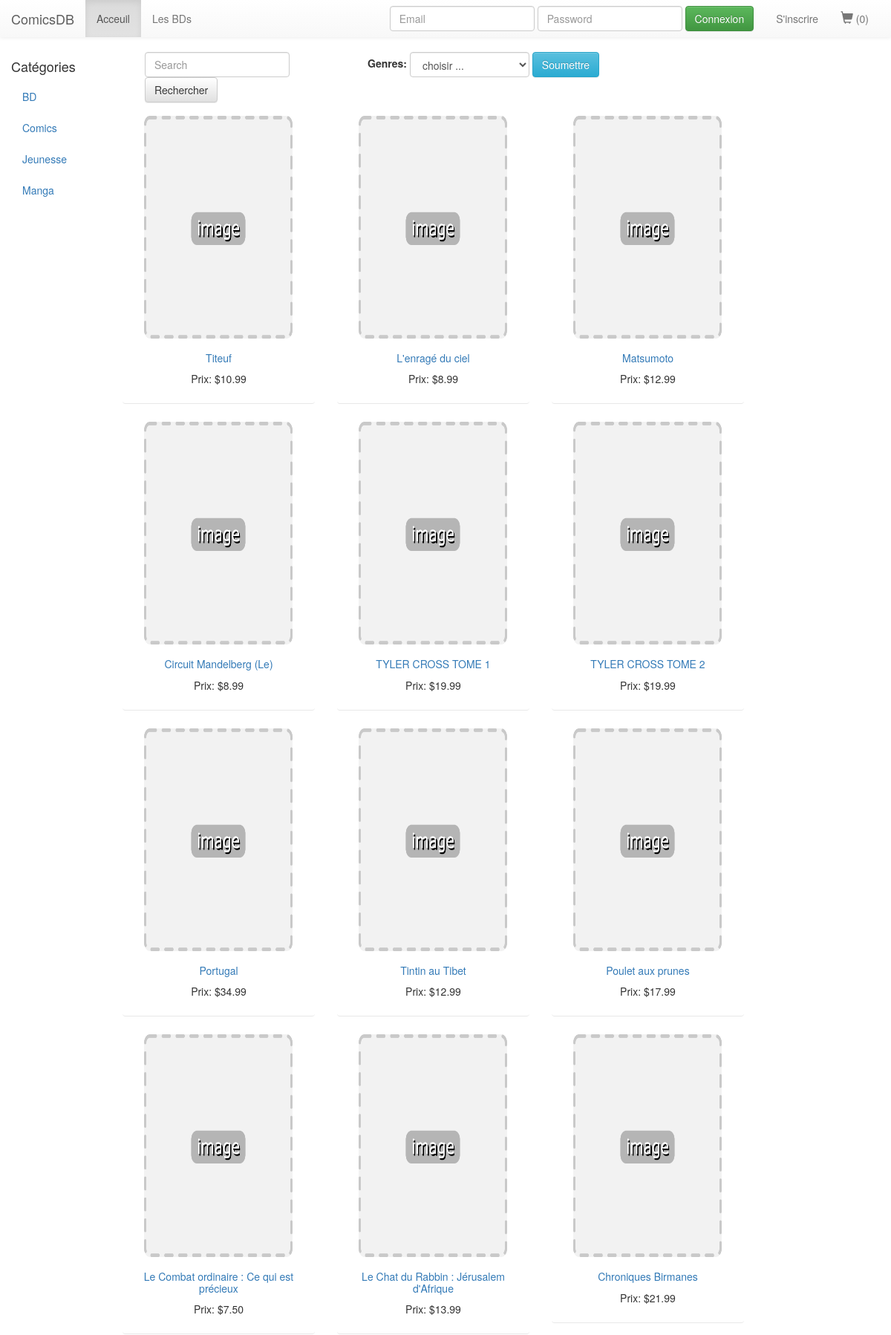
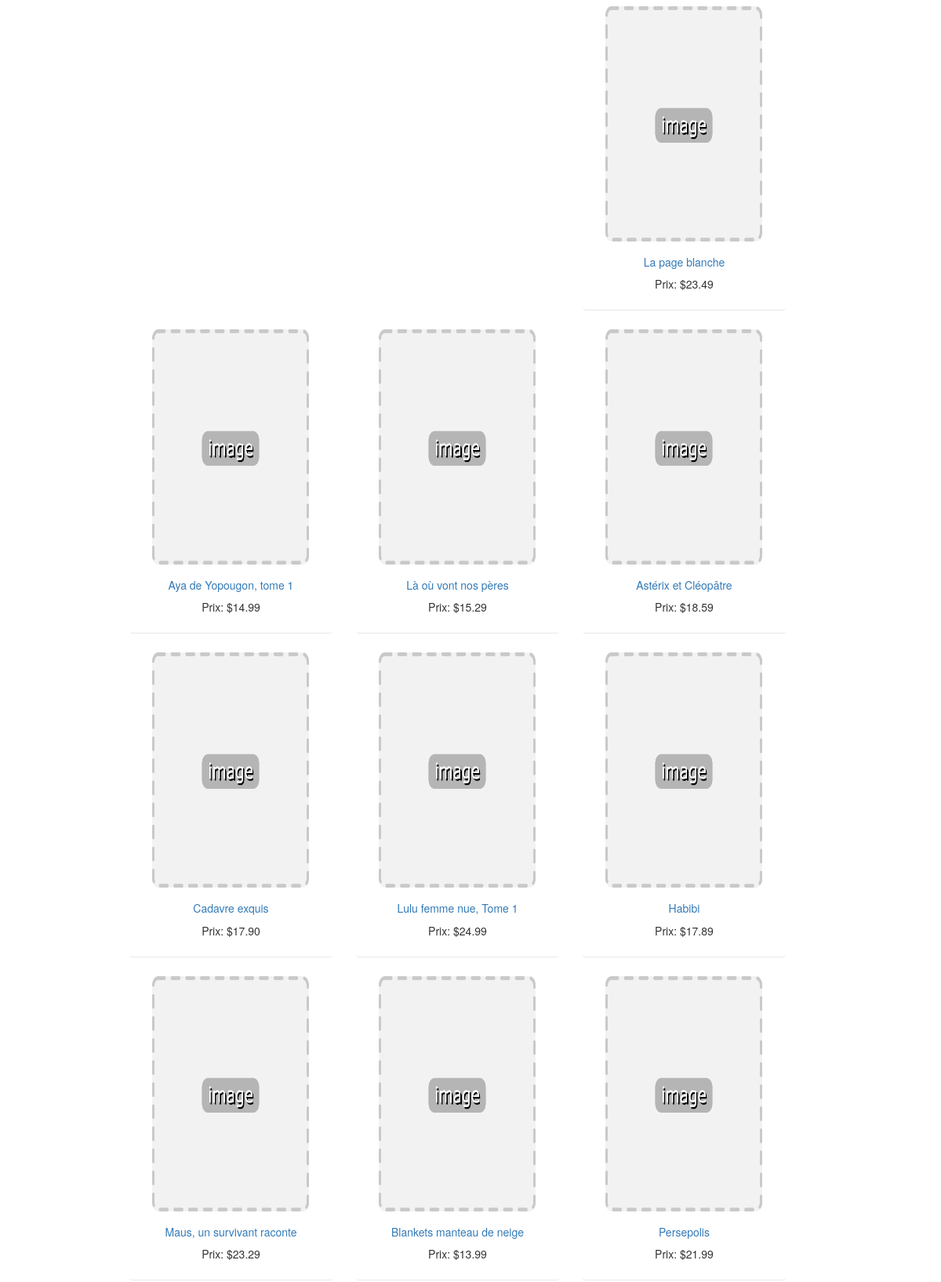
The page / (upper part) on the database its author committed (2 pictures, top to bottom).
### tables this page shows
CREATE TABLE IF NOT EXISTS `categories` (
  `category_id` tinyint(3) unsigned NOT NULL AUTO_INCREMENT,
  `name` varchar(20) NOT NULL,
  PRIMARY KEY (`category_id`),
  KEY `name` (`name`)
);

CREATE TABLE IF NOT EXISTS `comics` (
  `comic_id` mediumint(8) unsigned NOT NULL AUTO_INCREMENT,
  `publisher_id` mediumint(8) unsigned NOT NULL,
  `author_id` mediumint(9) unsigned NOT NULL,
  `category_id` tinyint(3) unsigned NOT NULL,
  `title` varchar(45) NOT NULL,
  `description` varchar(255) NOT NULL,
  `isbn` varchar(25) NOT NULL,
  `rating` float(10,2) NOT NULL,
  `price` decimal(10,2) NOT NULL,
  `cover_img_path` varchar(60) DEFAULT NULL,
  `preview_img_path` varchar(60) DEFAULT NULL,
  `publishing_date` datetime NOT NULL,
  PRIMARY KEY (`comic_id`),
  KEY `title` (`title`),
  KEY `price` (`price`),
  KEY `rating` (`rating`),
  KEY `publisher_id` (`publisher_id`),
  KEY `category_id` (`category_id`),
  KEY `author_id` (`author_id`)
);

### data/_categories.php (called while the page is built, shortened)
<?php
require_once '_dbConnect.php';
function get_categories($category_id = false)
{
    global $mysqli;
    $result = false;
    $table_categories = TB_CATEGORIES;
    $queryString = "SELECT * FROM $table_categories";
    $queryResult = $mysqli->query($queryString);
    if ($queryResult && ($queryResult->num_rows > 0)) {
        $result = array();
        while ($row = $queryResult->fetch_assoc()) {
            $result[] = $row;
        }
    }
    return $result;
}

### data/_comics.php (called while the page is built, shortened)
<?php
require_once '_dbConnect.php';
function get_comics($category_id = false)
{
    global $mysqli;
    $result = false;
    $table_comics = TB_COMICS;
    $queryString = "SELECT * FROM $table_comics";
    $queryResult = $mysqli->query($queryString);
    if ($queryResult && ($queryResult->num_rows > 0)) {
        $result = array();
        while ($row = $queryResult->fetch_assoc()) {
            $result[] = $row;
        }
    }
    return $result;
}

### index.php (the view, shortened to what this page needs)
<?php
require_once 'data/_categories.php';
require_once 'data/_comics.php';
$categories = get_categories();
$active = '';
if (array_key_exists(P_CAT_ID, $_GET)) {
    $comics = get_comics($_GET[P_CAT_ID]);
} elseif (array_key_exists(P_GENRES, $_GET)) {
    $comics = get_comics($_GET[P_GENRES]);
} else {
    $comics = get_comics();
}
?>
<!DOCTYPE html>
<html lang="en">
<head>
    <link rel="stylesheet" href="https://maxcdn.bootstrapcdn.com/bootstrap/3.3.5/css/bootstrap.min.css">
    <link rel="stylesheet" href="https://maxcdn.bootstrapcdn.com/bootstrap/3.3.5/css/bootstrap-theme.min.css">
    <link rel="stylesheet" href="style/main.css" />
</head>
<body>
<?php require_once('views/_view_header.php') ?>
<div id="cat_nav" class="col-md-1">
    <h4>Catégories</h4>
    <ul class="nav nav-pills nav-stacked">
        <?php
        foreach ($categories as $category) {
            echo '<li class="', $active, '"><a href="index.php?', P_CAT_ID, '=', $category[P_CAT_ID], '">', $category['name'], '</a></li>';
            $active = '';
        }
        ?>
    </ul>
</div>
<?php require_once('views/_view_filter.php'); ?>
<div id="comics_list" class="row">
<?php if ($comics) { ?>
<div id="comics_list" class="row">
    <?php foreach ($comics as $comic) { ?>
        <div class="col-sm-6 col-md-4">
            <div class="thumbnail">
                <a href="comic_detail.php?<?php echo ITEM_ID.'='.$comic[ITEM_ID] ?>">
                    <img src="<?php echo $comic[ITEM_COVER] ?>" alt="<?php echo $comic[ITEM_TITLE] ?>" onerror="this.src='images/couv/place_holder.png'" />
                </a>
                <div class="caption">
                    <h5><a href="comic_detail.php?<?php echo ITEM_ID.'='.$comic[ITEM_ID] ?>">
                        <?php echo $comic[ITEM_TITLE] ?></a>
                    </h5>
                    <p>Prix: <?php echo '$', $comic[ITEM_PRICE] ?></p>
                </div>
            </div>
        </div>
    <?php } } else { echo '<p>Aucun résultat.</p>'; } ?>
</div>
</body>
</html>

### style/main.css (style rules this page uses)
body { margin: 0; padding: 0; }
.thumbnail a img { width: 200px; height: 300px; }
#cat_nav, #comics_list { display: inline-block; }
#cat_nav { width: 15%; }
#comics_list { width: 85%; margin-top: 7px; }
div.col-sm-6.col-md-4 { text-align: center; }
div.thumbnail { border: none; box-shadow: 0 0 0 0 ; border-bottom: 1px solid rgb(232, 232, 232); }

### rows shown on the page
categories: name "BD"
categories: name "Comics"
categories: name "Jeunesse"
categories: name "Manga"
comics: cover_img_path (picture), title "Titeuf", price "10.99"
comics: cover_img_path (picture), title "L'enragé du ciel", price "8.99"
comics: cover_img_path (picture), title "Matsumoto", price "12.99"
comics: cover_img_path (picture), title "Circuit Mandelberg (Le)", price "8.99"
comics: title "TYLER CROSS TOME 1", price "19.99"
comics: title "TYLER CROSS TOME 2", price "19.99"
comics: title "Portugal", price "34.99"
comics: title "Tintin au Tibet", price "12.99"
comics: title "Poulet aux prunes", price "17.99"
comics: title "Le Combat ordinaire : Ce qui est précieux", price "7.50"
comics: title "Le Chat du Rabbin : Jérusalem d'Afrique", price "13.99"
comics: title "Chroniques Birmanes", price "21.99"
comics: title "La page blanche", price "23.49"
comics: title "Aya de Yopougon, tome 1", price "14.99"
comics: title "Là où vont nos pères", price "15.29"
comics: title "Astérix et Cléopâtre", price "18.59"
comics: title "Cadavre exquis", price "17.90"
comics: title "Lulu femme nue, Tome 1", price "24.99"
comics: title "Habibi", price "17.89"
comics: title "Maus, un survivant raconte", price "23.29"
comics: title "Blankets manteau de neige", price "13.99"
comics: title "Persepolis", price "21.99"

### other values the page prints
SITE_NAME "ComicsDB"
$_SESSION[SESS_CART_TOTAL] "0"
